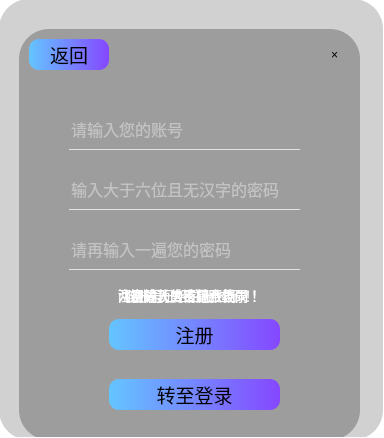
<?xml version="1.0" encoding="UTF-8"?>
<ui version="4.0">
 <class>cmaking</class>
 <widget class="QDialog" name="cmaking">
  <property name="geometry">
   <rect>
    <x>0</x>
    <y>0</y>
    <width>384</width>
    <height>438</height>
   </rect>
  </property>
  <property name="sizePolicy">
   <sizepolicy hsizetype="Fixed" vsizetype="Fixed">
    <horstretch>0</horstretch>
    <verstretch>0</verstretch>
   </sizepolicy>
  </property>
  <property name="windowTitle">
   <string>Dialog</string>
  </property>
  <property name="styleSheet">
   <string notr="true">*{
	
	background-color: rgb(255, 255, 255);
}

QFrame#frame{
	border-radius: 30px;
	border-image: url(:/res/goodBKG.jpg);
}

#frame_2{
	border-radius: 30px;
	background-color: rgba(158, 158, 158, 120);
}

QLabel#label{
	border-radius: 30px;
	background-color: rgba(98, 98, 98, 120);
}

QLabel{
	background: transparent;
	color: rgb(255, 255, 255);
	font: 10pt &quot;等线&quot;;
}

QLabel#label_2{
	background: transparent;
	color: rgb(255, 255, 255);
	font: 20pt &quot;等线&quot;;
}

QPushButton{
	border-radius: 10px;
	background-color: qlineargradient(spread:pad, x1:0, y1:0, x2:1, y2:0, stop:0 rgba(100, 197, 255, 255), stop:1 rgba(133, 71, 255, 255));
	
	font: 14pt &quot;等线&quot;;
}

QPushButton:hover{
	border-radius: 10px;
	background-color: qlineargradient(spread:pad, x1:0, y1:0, x2:1, y2:0, stop:0 rgba(0, 197, 255, 255), stop:1 rgba(133, 71, 255, 255));
	
	font: 14pt &quot;等线&quot;;
}

QPushButton:pressed{
	border-radius: 10px;
	background-color: qlineargradient(spread:pad, x1:0, y1:0, x2:1, y2:0, stop:0 rgba(100, 197, 255, 255), stop:1 rgba(133, 71, 255, 255));
	
	font: 14pt &quot;等线&quot;;
}

QPushButton#pushButton_3{
	border-radius: 10px;
	background: transparent;
	font: 20pt &quot;等线&quot;;
}

QLineEdit{
	background: transparent;
	border: none;
	border-bottom: 1px solid rgba(255, 255, 255, 180);
	color: rgba(255,255,255,200);
	font: 12pt &quot;等线&quot;;
selection-background-color: green;
}</string>
  </property>
  <widget class="QFrame" name="frame">
   <property name="geometry">
    <rect>
     <x>-1</x>
     <y>-1</y>
     <width>384</width>
     <height>438</height>
    </rect>
   </property>
   <property name="minimumSize">
    <size>
     <width>384</width>
     <height>0</height>
    </size>
   </property>
   <property name="maximumSize">
    <size>
     <width>384</width>
     <height>438</height>
    </size>
   </property>
   <property name="frameShape">
    <enum>QFrame::Shape::StyledPanel</enum>
   </property>
   <property name="frameShadow">
    <enum>QFrame::Shadow::Raised</enum>
   </property>
   <widget class="QFrame" name="frame_2">
    <property name="geometry">
     <rect>
      <x>0</x>
      <y>0</y>
      <width>384</width>
      <height>441</height>
     </rect>
    </property>
    <property name="minimumSize">
     <size>
      <width>384</width>
      <height>0</height>
     </size>
    </property>
    <property name="frameShape">
     <enum>QFrame::Shape::StyledPanel</enum>
    </property>
    <property name="frameShadow">
     <enum>QFrame::Shadow::Raised</enum>
    </property>
    <widget class="QLabel" name="label">
     <property name="geometry">
      <rect>
       <x>20</x>
       <y>30</y>
       <width>341</width>
       <height>411</height>
      </rect>
     </property>
     <property name="text">
      <string/>
     </property>
    </widget>
    <widget class="QPushButton" name="button_back">
     <property name="geometry">
      <rect>
       <x>30</x>
       <y>40</y>
       <width>80</width>
       <height>31</height>
      </rect>
     </property>
     <property name="sizePolicy">
      <sizepolicy hsizetype="Minimum" vsizetype="Minimum">
       <horstretch>0</horstretch>
       <verstretch>0</verstretch>
      </sizepolicy>
     </property>
     <property name="minimumSize">
      <size>
       <width>61</width>
       <height>31</height>
      </size>
     </property>
     <property name="maximumSize">
      <size>
       <width>16777215</width>
       <height>201</height>
      </size>
     </property>
     <property name="font">
      <font>
       <family>等线</family>
       <pointsize>14</pointsize>
       <italic>false</italic>
       <bold>false</bold>
      </font>
     </property>
     <property name="text">
      <string>返回</string>
     </property>
    </widget>
    <widget class="QLineEdit" name="cin_check_answer">
     <property name="geometry">
      <rect>
       <x>70</x>
       <y>230</y>
       <width>231</width>
       <height>41</height>
      </rect>
     </property>
     <property name="sizePolicy">
      <sizepolicy hsizetype="Expanding" vsizetype="Preferred">
       <horstretch>0</horstretch>
       <verstretch>0</verstretch>
      </sizepolicy>
     </property>
     <property name="minimumSize">
      <size>
       <width>231</width>
       <height>41</height>
      </size>
     </property>
     <property name="maximumSize">
      <size>
       <width>231</width>
       <height>41</height>
      </size>
     </property>
     <property name="font">
      <font>
       <family>等线</family>
       <pointsize>12</pointsize>
       <italic>false</italic>
       <bold>false</bold>
      </font>
     </property>
     <property name="text">
      <string/>
     </property>
     <property name="echoMode">
      <enum>QLineEdit::EchoMode::Password</enum>
     </property>
     <property name="placeholderText">
      <string>请再输入一遍您的密码</string>
     </property>
    </widget>
    <widget class="QLabel" name="answer_len_warning">
     <property name="geometry">
      <rect>
       <x>100</x>
       <y>280</y>
       <width>181</width>
       <height>31</height>
      </rect>
     </property>
     <property name="sizePolicy">
      <sizepolicy hsizetype="Preferred" vsizetype="Preferred">
       <horstretch>0</horstretch>
       <verstretch>0</verstretch>
      </sizepolicy>
     </property>
     <property name="minimumSize">
      <size>
       <width>181</width>
       <height>31</height>
      </size>
     </property>
     <property name="maximumSize">
      <size>
       <width>16777215</width>
       <height>16777215</height>
      </size>
     </property>
     <property name="font">
      <font>
       <family>等线</family>
       <pointsize>10</pointsize>
       <italic>false</italic>
       <bold>false</bold>
      </font>
     </property>
     <property name="text">
      <string>密码长度不足六位！</string>
     </property>
     <property name="alignment">
      <set>Qt::AlignmentFlag::AlignCenter</set>
     </property>
    </widget>
    <widget class="QLabel" name="answer_check_warning">
     <property name="geometry">
      <rect>
       <x>100</x>
       <y>280</y>
       <width>181</width>
       <height>31</height>
      </rect>
     </property>
     <property name="sizePolicy">
      <sizepolicy hsizetype="Preferred" vsizetype="Preferred">
       <horstretch>0</horstretch>
       <verstretch>0</verstretch>
      </sizepolicy>
     </property>
     <property name="minimumSize">
      <size>
       <width>181</width>
       <height>31</height>
      </size>
     </property>
     <property name="maximumSize">
      <size>
       <width>16777215</width>
       <height>16777215</height>
      </size>
     </property>
     <property name="font">
      <font>
       <family>等线</family>
       <pointsize>10</pointsize>
       <italic>false</italic>
       <bold>false</bold>
      </font>
     </property>
     <property name="text">
      <string>两次输入的密码不相同！</string>
     </property>
     <property name="alignment">
      <set>Qt::AlignmentFlag::AlignCenter</set>
     </property>
    </widget>
    <widget class="QLabel" name="success">
     <property name="geometry">
      <rect>
       <x>100</x>
       <y>280</y>
       <width>181</width>
       <height>31</height>
      </rect>
     </property>
     <property name="minimumSize">
      <size>
       <width>181</width>
       <height>31</height>
      </size>
     </property>
     <property name="maximumSize">
      <size>
       <width>16777215</width>
       <height>16777215</height>
      </size>
     </property>
     <property name="font">
      <font>
       <family>等线</family>
       <pointsize>10</pointsize>
       <italic>false</italic>
       <bold>false</bold>
      </font>
     </property>
     <property name="text">
      <string>注册成功！请转至登录！</string>
     </property>
     <property name="alignment">
      <set>Qt::AlignmentFlag::AlignCenter</set>
     </property>
    </widget>
    <widget class="QPushButton" name="button_done">
     <property name="geometry">
      <rect>
       <x>110</x>
       <y>320</y>
       <width>171</width>
       <height>31</height>
      </rect>
     </property>
     <property name="minimumSize">
      <size>
       <width>171</width>
       <height>31</height>
      </size>
     </property>
     <property name="maximumSize">
      <size>
       <width>16777215</width>
       <height>81</height>
      </size>
     </property>
     <property name="font">
      <font>
       <family>等线</family>
       <pointsize>14</pointsize>
       <italic>false</italic>
       <bold>false</bold>
      </font>
     </property>
     <property name="text">
      <string>注册</string>
     </property>
    </widget>
    <widget class="QLineEdit" name="cin_id">
     <property name="geometry">
      <rect>
       <x>70</x>
       <y>110</y>
       <width>231</width>
       <height>41</height>
      </rect>
     </property>
     <property name="sizePolicy">
      <sizepolicy hsizetype="Expanding" vsizetype="Preferred">
       <horstretch>0</horstretch>
       <verstretch>0</verstretch>
      </sizepolicy>
     </property>
     <property name="minimumSize">
      <size>
       <width>231</width>
       <height>41</height>
      </size>
     </property>
     <property name="maximumSize">
      <size>
       <width>231</width>
       <height>41</height>
      </size>
     </property>
     <property name="font">
      <font>
       <family>等线</family>
       <pointsize>12</pointsize>
       <italic>false</italic>
       <bold>false</bold>
      </font>
     </property>
     <property name="frame">
      <bool>true</bool>
     </property>
     <property name="placeholderText">
      <string>请输入您的账号</string>
     </property>
    </widget>
    <widget class="QPushButton" name="button_turn">
     <property name="geometry">
      <rect>
       <x>110</x>
       <y>380</y>
       <width>171</width>
       <height>31</height>
      </rect>
     </property>
     <property name="minimumSize">
      <size>
       <width>171</width>
       <height>31</height>
      </size>
     </property>
     <property name="maximumSize">
      <size>
       <width>16777215</width>
       <height>81</height>
      </size>
     </property>
     <property name="font">
      <font>
       <family>等线</family>
       <pointsize>14</pointsize>
       <italic>false</italic>
       <bold>false</bold>
      </font>
     </property>
     <property name="text">
      <string>转至登录</string>
     </property>
    </widget>
    <widget class="QLabel" name="id_same_warning">
     <property name="geometry">
      <rect>
       <x>100</x>
       <y>280</y>
       <width>181</width>
       <height>31</height>
      </rect>
     </property>
     <property name="sizePolicy">
      <sizepolicy hsizetype="Preferred" vsizetype="Preferred">
       <horstretch>0</horstretch>
       <verstretch>0</verstretch>
      </sizepolicy>
     </property>
     <property name="minimumSize">
      <size>
       <width>181</width>
       <height>31</height>
      </size>
     </property>
     <property name="maximumSize">
      <size>
       <width>16777215</width>
       <height>16777215</height>
      </size>
     </property>
     <property name="font">
      <font>
       <family>等线</family>
       <pointsize>10</pointsize>
       <italic>false</italic>
       <bold>false</bold>
      </font>
     </property>
     <property name="text">
      <string>该账号已经注册过了！</string>
     </property>
     <property name="alignment">
      <set>Qt::AlignmentFlag::AlignCenter</set>
     </property>
    </widget>
    <widget class="QLineEdit" name="cin_answer">
     <property name="geometry">
      <rect>
       <x>70</x>
       <y>170</y>
       <width>231</width>
       <height>41</height>
      </rect>
     </property>
     <property name="sizePolicy">
      <sizepolicy hsizetype="Expanding" vsizetype="Preferred">
       <horstretch>0</horstretch>
       <verstretch>0</verstretch>
      </sizepolicy>
     </property>
     <property name="minimumSize">
      <size>
       <width>231</width>
       <height>41</height>
      </size>
     </property>
     <property name="maximumSize">
      <size>
       <width>231</width>
       <height>41</height>
      </size>
     </property>
     <property name="font">
      <font>
       <family>等线</family>
       <pointsize>12</pointsize>
       <italic>false</italic>
       <bold>false</bold>
      </font>
     </property>
     <property name="text">
      <string/>
     </property>
     <property name="echoMode">
      <enum>QLineEdit::EchoMode::Password</enum>
     </property>
     <property name="placeholderText">
      <string>输入大于六位且无汉字的密码</string>
     </property>
    </widget>
    <widget class="QPushButton" name="pushButton_3">
     <property name="geometry">
      <rect>
       <x>320</x>
       <y>40</y>
       <width>31</width>
       <height>31</height>
      </rect>
     </property>
     <property name="minimumSize">
      <size>
       <width>0</width>
       <height>0</height>
      </size>
     </property>
     <property name="styleSheet">
      <string notr="true"/>
     </property>
     <property name="text">
      <string>×</string>
     </property>
    </widget>
   </widget>
  </widget>
 </widget>
 <resources/>
 <connections/>
</ui>
